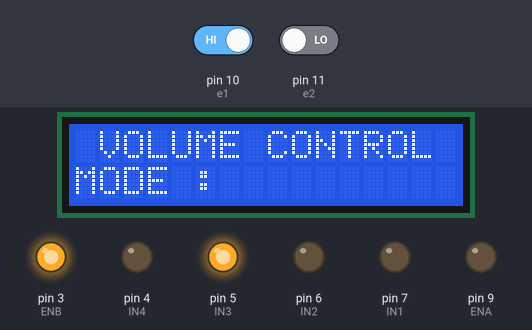
Simulated run of this sketch. Board: Arduino Uno, built with avr-gcc and run on an emulated ATmega328P. Parts: 16×2 character LCD, output pins drawn as LEDs (lit = HIGH). The inputs (shaded band) are chosen by the test bench; at power-on: pin 11 (e2) LOW, pin 10 (e1) HIGH.

Above: at 6.2 s.
6.3 s: pin 11 (e2) driven HIGH
At 7.5 s:
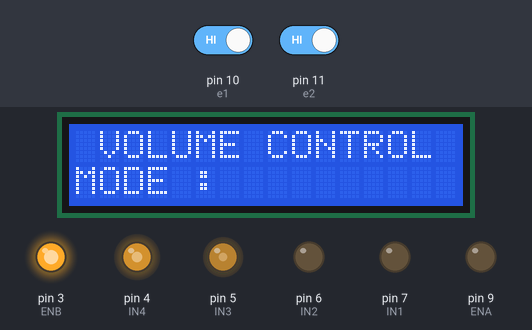
7.8 s: pin 10 (e1) driven LOW
At 8.1 s:
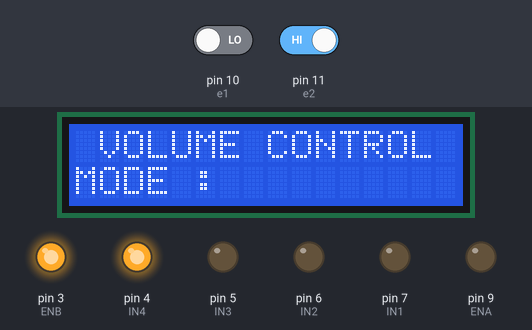
9.3 s: pin 10 (e1) driven HIGH
At 10.5 s:
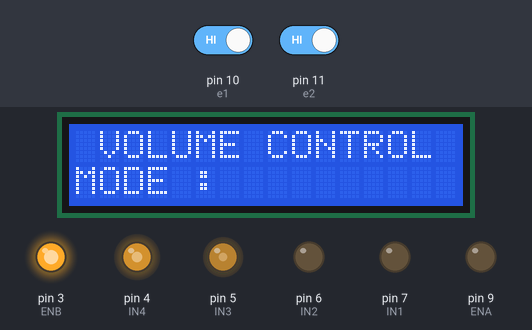
10.8 s: pin 11 (e2) driven LOW
At 11.6 s:
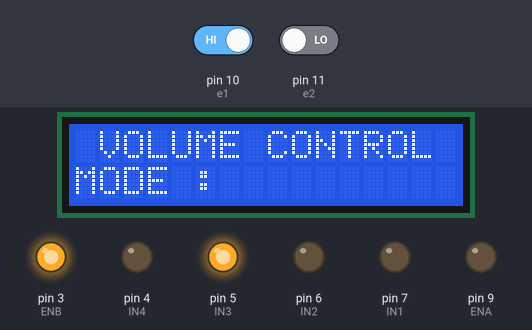
Timing chart, 0 to 13.3 s (numbered marks = the images above; inputs shaded):
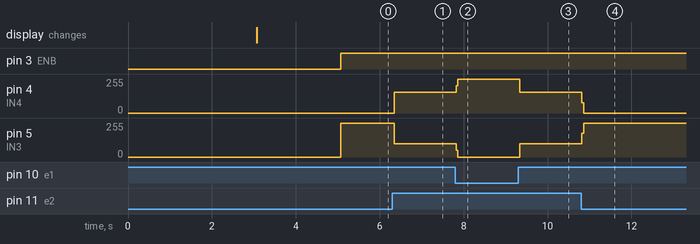

Measured:
- after the input at 6.3 s, pin 4 (IN4): 0/255 → 157/255 at once; pin 5 (IN3): 255/255 → 99/255 at once
- after the input at 7.8 s, pin 4 (IN4): 157/255 → 255/255 at once; pin 5 (IN3): 99/255 → 0/255 at once
- after the input at 9.3 s, pin 4 (IN4): 255/255 → 157/255 at once; pin 5 (IN3): 0/255 → 99/255 at once
- after the input at 10.8 s, pin 4 (IN4): 157/255 → 0/255 at once; pin 5 (IN3): 99/255 → 255/255 at once

The sketch:

mecanical_ventilator_code.ino
```cpp
#include <LiquidCrystal.h>

const int rs = 32, en = 30, d4 = 22, d5 = 24, d6 = 26, d7 = 28;
LiquidCrystal lcd(rs, en, d4, d5, d6, d7);

const int IN1 = 7;
const int IN2 = 6;
const int IN3 = 5;
const int IN4 = 4;
const int ENA = 9;
const int ENB = 3;
int e1 = 10;
int e2 = 11;
int state1 = LOW;
int state2 = LOW;


void setup() {

  // put your setup code here, to run once:
  lcd.begin(16, 2); //We are using a 16*2 LCD display
  lcd.print("AUTO VENTILATOR"); //Display a intro message

  delay(3000); //Wait for display to show info

  lcd.clear(); //Then clean it

  lcd.print(" VOLUME CONTROL"); //Display a intro message
  lcd.setCursor(0, 1);   // set the cursor to column 0, line 1
lcd.print("MODE :"); //Display a intro message
  lcd.setCursor(0, 2);
  delay(2000);

  // lcd.clear();

 pinMode (IN1, OUTPUT);
 pinMode (IN2, OUTPUT);
 pinMode (IN3, OUTPUT);
 pinMode (IN4, OUTPUT);
 pinMode (ENA, OUTPUT);
 pinMode (ENB, OUTPUT);
 pinMode (e1, INPUT);
 pinMode (e2, INPUT);

 int state1 = digitalRead(e1);
  int state2 = digitalRead(e2);
 if(state1 == LOW){
   cw();
  }

}

void loop() {
   int state1 = digitalRead(e1);
  int state2 = digitalRead(e2);
if(state1 == HIGH){
   cw();
  }
  if(state2 == HIGH){
    ccw();
    }


}
  void cw(){
  analogWrite(ENB, 255);
  digitalWrite(IN3, HIGH);
  digitalWrite(IN4, LOW);
  }
   void ccw(){

  analogWrite(ENB, 255);
  digitalWrite(IN3, LOW);
  digitalWrite(IN4, HIGH);
}


//project under development some input featurs may added later*
```
